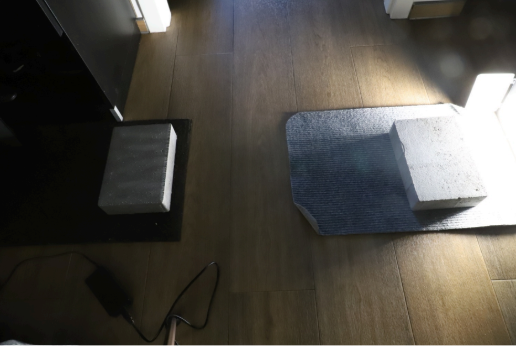
#> input picture example.png, 516 x 346 px
$ python 'wpływOswietlenia.py'
#> lines starting #> are read from the running program, lines starting #| are printed output that depends on the picture; after the words box and inside, x2 and y2 are one past the last pixel; in counts of white or black regions, pixels touching at a corner belong together
import cv2

image = cv2.imread('example.png')
#> image is the input picture: shape (346, 516, 3); mean B, G, R 68.4, 75, 78.4
if image is None:
    print("Nie można załadować obrazu.")
    exit()

gray = cv2.cvtColor(image, cv2.COLOR_BGR2GRAY)
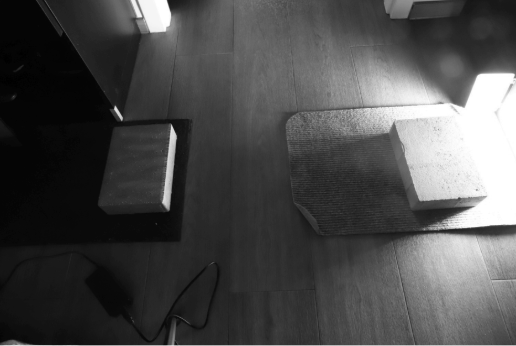
#> gray: shape (346, 516); min 0, max 255, mean 75.3
brightened = cv2.convertScaleAbs(gray, alpha=1, beta=50)
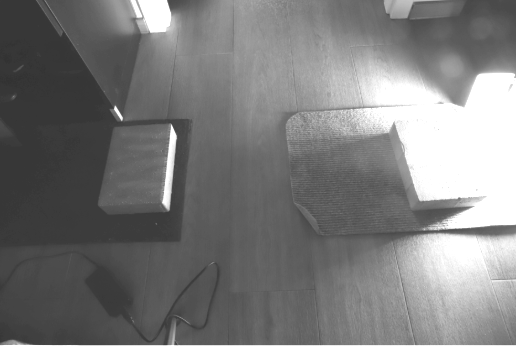
#> brightened: shape (346, 516); min 50, max 255, mean 122.1

(T1, original) = cv2.threshold(gray, 100, 255, cv2.THRESH_BINARY)
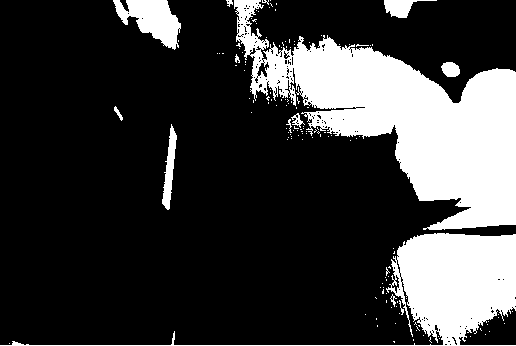
#> original: shape (346, 516); 23.2% white; 144 white regions (131 under 20 px), largest, box (x1, y1, x2, y2) and area: (234, 0, 516, 230) 26561, (0, 233, 516, 346) 11223, (113, 0, 181, 50) 1842
(T2, binaryBrightened) = cv2.threshold(brightened, 100, 255, cv2.THRESH_BINARY)
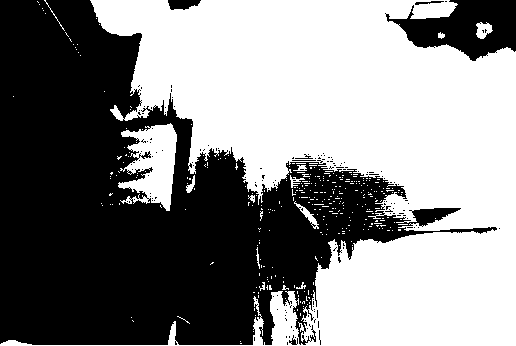
#> binaryBrightened: shape (346, 516); 52% white; 160 black regions (153 under 20 px), largest, box (x1, y1, x2, y2) and area: (0, 0, 497, 345) 80323, (385, 0, 516, 61) 4535, (168, 0, 201, 10) 248

cv2.imshow("Orignalne", original)
cv2.imshow("Rozjaśniony obraz ", binaryBrightened)


cv2.waitKey(0)
cv2.destroyAllWindows()
